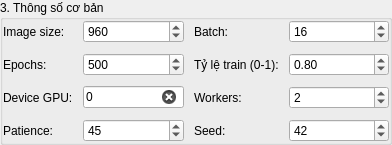
                 <widget class="QGroupBox" name="groupBasic">
                  <property name="title">
                   <string>3. Thông số cơ bản</string>
                  </property>
                  <layout class="QGridLayout" name="basicGrid" columnstretch="0,1,0,1">
                   <property name="leftMargin">
                    <number>0</number>
                   </property>
                   <property name="topMargin">
                    <number>0</number>
                   </property>
                   <property name="rightMargin">
                    <number>0</number>
                   </property>
                   <property name="bottomMargin">
                    <number>0</number>
                   </property>
                   <property name="spacing">
                    <number>10</number>
                   </property>
                   <item row="0" column="0">
                    <widget class="QLabel" name="lblImgsz">
                     <property name="text">
                      <string>Image size:</string>
                     </property>
                    </widget>
                   </item>
                   <item row="0" column="1">
                    <widget class="QSpinBox" name="spinImgsz">
                     <property name="minimum">
                      <number>32</number>
                     </property>
                     <property name="maximum">
                      <number>8192</number>
                     </property>
                     <property name="singleStep">
                      <number>32</number>
                     </property>
                     <property name="value">
                      <number>960</number>
                     </property>
                     <property name="groupSeparatorShown" stdset="0">
                      <bool>false</bool>
                     </property>
                    </widget>
                   </item>
                   <item row="0" column="2">
                    <widget class="QLabel" name="lblBatch">
                     <property name="text">
                      <string>Batch:</string>
                     </property>
                    </widget>
                   </item>
                   <item row="0" column="3">
                    <widget class="QSpinBox" name="spinBatch">
                     <property name="minimum">
                      <number>1</number>
                     </property>
                     <property name="maximum">
                      <number>4096</number>
                     </property>
                     <property name="singleStep">
                      <number>1</number>
                     </property>
                     <property name="value">
                      <number>16</number>
                     </property>
                     <property name="groupSeparatorShown" stdset="0">
                      <bool>false</bool>
                     </property>
                    </widget>
                   </item>
                   <item row="1" column="0">
                    <widget class="QLabel" name="lblEpochs">
                     <property name="text">
                      <string>Epochs:</string>
                     </property>
                    </widget>
                   </item>
                   <item row="1" column="1">
                    <widget class="QSpinBox" name="spinEpochs">
                     <property name="minimum">
                      <number>1</number>
                     </property>
                     <property name="maximum">
                      <number>100000</number>
                     </property>
                     <property name="singleStep">
                      <number>1</number>
                     </property>
                     <property name="value">
                      <number>500</number>
                     </property>
                     <property name="groupSeparatorShown" stdset="0">
                      <bool>false</bool>
                     </property>
                    </widget>
                   </item>
                   <item row="1" column="2">
                    <widget class="QLabel" name="lblRatio">
                     <property name="text">
                      <string>Tỷ lệ train (0-1):</string>
                     </property>
                    </widget>
                   </item>
                   <item row="1" column="3">
                    <widget class="QDoubleSpinBox" name="dspinRatio">
                     <property name="decimals">
                      <number>2</number>
                     </property>
                     <property name="minimum">
                      <double>0.050000000000000</double>
                     </property>
                     <property name="maximum">
                      <double>0.950000000000000</double>
                     </property>
                     <property name="singleStep">
                      <double>0.050000000000000</double>
                     </property>
                     <property name="value">
                      <double>0.800000000000000</double>
                     </property>
                    </widget>
                   </item>
                   <item row="2" column="0">
                    <widget class="QLabel" name="lblDevice">
                     <property name="text">
                      <string>Device GPU:</string>
                     </property>
                    </widget>
                   </item>
                   <item row="2" column="1">
                    <widget class="QLineEdit" name="editDevice">
                     <property name="toolTip">
                      <string>Ví dụ: 0,1 (nhiều GPU), 0 (GPU đơn) hoặc cpu</string>
                     </property>
                     <property name="text">
                      <string>0</string>
                     </property>
                     <property name="placeholderText">
                      <string>vd: 0,1 hoặc 0 hoặc cpu</string>
                     </property>
                     <property name="clearButtonEnabled">
                      <bool>true</bool>
                     </property>
                    </widget>
                   </item>
                   <item row="2" column="2">
                    <widget class="QLabel" name="lblWorkers">
                     <property name="text">
                      <string>Workers:</string>
                     </property>
                    </widget>
                   </item>
                   <item row="2" column="3">
                    <widget class="QSpinBox" name="spinWorkers">
                     <property name="minimum">
                      <number>0</number>
                     </property>
                     <property name="maximum">
                      <number>64</number>
                     </property>
                     <property name="singleStep">
                      <number>1</number>
                     </property>
                     <property name="value">
                      <number>2</number>
                     </property>
                     <property name="groupSeparatorShown" stdset="0">
                      <bool>false</bool>
                     </property>
                    </widget>
                   </item>
                   <item row="3" column="0">
                    <widget class="QLabel" name="lblPatience">
                     <property name="text">
                      <string>Patience:</string>
                     </property>
                    </widget>
                   </item>
                   <item row="3" column="1">
                    <widget class="QSpinBox" name="spinPatience">
                     <property name="minimum">
                      <number>0</number>
                     </property>
                     <property name="maximum">
                      <number>10000</number>
                     </property>
                     <property name="singleStep">
                      <number>1</number>
                     </property>
                     <property name="value">
                      <number>45</number>
                     </property>
                     <property name="groupSeparatorShown" stdset="0">
                      <bool>false</bool>
                     </property>
                    </widget>
                   </item>
                   <item row="3" column="2">
                    <widget class="QLabel" name="lblSeed">
                     <property name="text">
                      <string>Seed:</string>
                     </property>
                    </widget>
                   </item>
                   <item row="3" column="3">
                    <widget class="QSpinBox" name="spinSeed">
                     <property name="minimum">
                      <number>0</number>
                     </property>
                     <property name="maximum">
                      <number>2147483647</number>
                     </property>
                     <property name="singleStep">
                      <number>1</number>
                     </property>
                     <property name="value">
                      <number>42</number>
                     </property>
                     <property name="groupSeparatorShown" stdset="0">
                      <bool>false</bool>
                     </property>
                    </widget>
                   </item>
                  </layout>
                 </widget>
